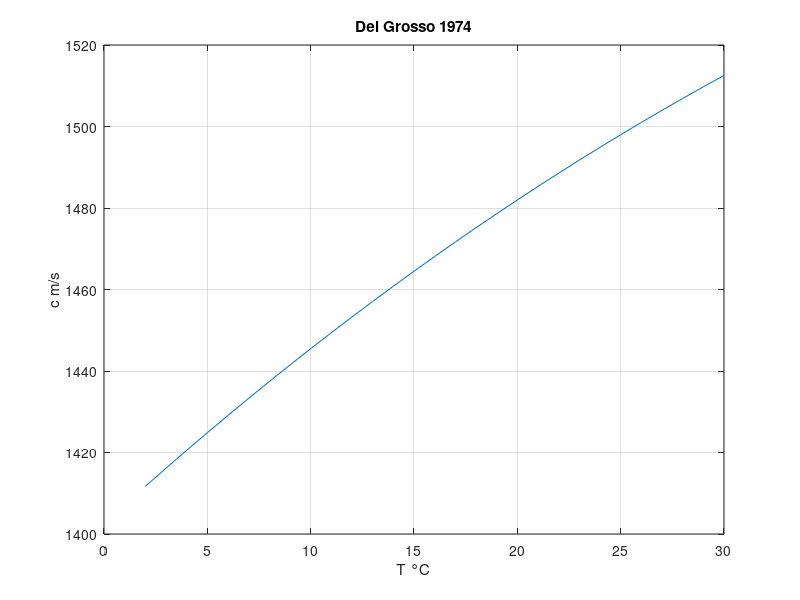

MATLAB code for this plot:
% Дель Гроссо 1974
% Высокоточный стандарт ВМФ

Tmax = 30; S = 35; D = 10;
T = 2:1:Tmax;
c = 1402.392 + 4.63573*T - 3.5885e-2*T.^2 + 1.59964e-4*T.^3 - 1.3904e-6*T.^4 + 1.33428*(S-35) + 1.60272e-2*D + 8.34076e-7*D^3 - 1.13083e-2*T*(S-35);
figure;
plot(T, c);
title('Del Grosso 1974'); xlabel('T °C'); ylabel('c m/s'); grid on;

%{
@play
{
 "title": "Дель Гроссо 1974",
 "groups": [
  {
   "name": "Среда",
   "controls": [
    {
     "var": "Tmax",
     "label": "T макс °C",
     "min": 5,
     "max": 30,
     "step": 1,
     "default": 30
    },
    {
     "var": "S",
     "label": "Солёность",
     "min": 30,
     "max": 40,
     "step": 1,
     "default": 35
    },
    {
     "var": "D",
     "label": "Глубина м",
     "min": 0,
     "max": 4000,
     "step": 100,
     "default": 10
    }
   ]
  }
 ]
}
%}
